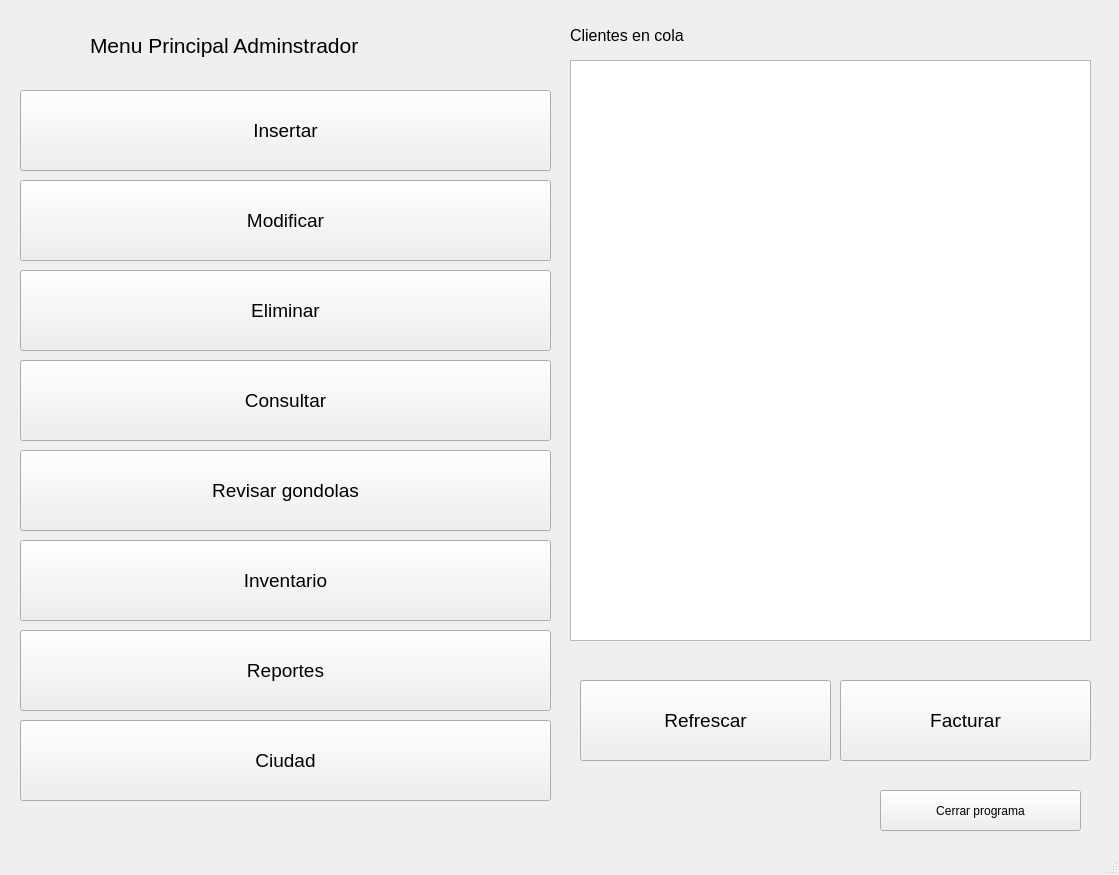
<?xml version="1.0" encoding="UTF-8"?>
<ui version="4.0">
 <class>AdminMainWindow</class>
 <widget class="QMainWindow" name="AdminMainWindow">
  <property name="geometry">
   <rect>
    <x>0</x>
    <y>0</y>
    <width>1119</width>
    <height>875</height>
   </rect>
  </property>
  <property name="windowTitle">
   <string>MainWindow</string>
  </property>
  <widget class="QWidget" name="centralwidget">
   <widget class="QPushButton" name="delete_2">
    <property name="geometry">
     <rect>
      <x>20</x>
      <y>270</y>
      <width>531</width>
      <height>81</height>
     </rect>
    </property>
    <property name="font">
     <font>
      <pointsize>14</pointsize>
     </font>
    </property>
    <property name="text">
     <string>Eliminar</string>
    </property>
   </widget>
   <widget class="QPushButton" name="modify">
    <property name="geometry">
     <rect>
      <x>20</x>
      <y>180</y>
      <width>531</width>
      <height>81</height>
     </rect>
    </property>
    <property name="font">
     <font>
      <pointsize>14</pointsize>
     </font>
    </property>
    <property name="text">
     <string>Modificar</string>
    </property>
   </widget>
   <widget class="QPushButton" name="insert">
    <property name="geometry">
     <rect>
      <x>20</x>
      <y>90</y>
      <width>531</width>
      <height>81</height>
     </rect>
    </property>
    <property name="font">
     <font>
      <pointsize>14</pointsize>
     </font>
    </property>
    <property name="text">
     <string>Insertar</string>
    </property>
   </widget>
   <widget class="QPushButton" name="check">
    <property name="geometry">
     <rect>
      <x>20</x>
      <y>450</y>
      <width>531</width>
      <height>81</height>
     </rect>
    </property>
    <property name="font">
     <font>
      <pointsize>14</pointsize>
     </font>
    </property>
    <property name="text">
     <string>Revisar gondolas</string>
    </property>
   </widget>
   <widget class="QPushButton" name="stock">
    <property name="geometry">
     <rect>
      <x>20</x>
      <y>540</y>
      <width>531</width>
      <height>81</height>
     </rect>
    </property>
    <property name="font">
     <font>
      <pointsize>14</pointsize>
     </font>
    </property>
    <property name="text">
     <string>Inventario</string>
    </property>
   </widget>
   <widget class="QPushButton" name="close">
    <property name="geometry">
     <rect>
      <x>880</x>
      <y>790</y>
      <width>201</width>
      <height>41</height>
     </rect>
    </property>
    <property name="text">
     <string>Cerrar programa</string>
    </property>
   </widget>
   <widget class="QPushButton" name="bill">
    <property name="geometry">
     <rect>
      <x>840</x>
      <y>680</y>
      <width>251</width>
      <height>81</height>
     </rect>
    </property>
    <property name="font">
     <font>
      <pointsize>14</pointsize>
     </font>
    </property>
    <property name="text">
     <string>Facturar</string>
    </property>
   </widget>
   <widget class="QPushButton" name="report">
    <property name="geometry">
     <rect>
      <x>20</x>
      <y>630</y>
      <width>531</width>
      <height>81</height>
     </rect>
    </property>
    <property name="font">
     <font>
      <pointsize>14</pointsize>
     </font>
    </property>
    <property name="text">
     <string>Reportes</string>
    </property>
   </widget>
   <widget class="QLabel" name="label">
    <property name="geometry">
     <rect>
      <x>90</x>
      <y>20</y>
      <width>461</width>
      <height>51</height>
     </rect>
    </property>
    <property name="font">
     <font>
      <family>Segoe UI</family>
      <pointsize>16</pointsize>
     </font>
    </property>
    <property name="text">
     <string>Menu Principal Adminstrador</string>
    </property>
   </widget>
   <widget class="QPushButton" name="query">
    <property name="geometry">
     <rect>
      <x>20</x>
      <y>360</y>
      <width>531</width>
      <height>81</height>
     </rect>
    </property>
    <property name="font">
     <font>
      <pointsize>14</pointsize>
     </font>
    </property>
    <property name="text">
     <string>Consultar</string>
    </property>
   </widget>
   <widget class="QPushButton" name="city">
    <property name="geometry">
     <rect>
      <x>20</x>
      <y>720</y>
      <width>531</width>
      <height>81</height>
     </rect>
    </property>
    <property name="font">
     <font>
      <pointsize>14</pointsize>
     </font>
    </property>
    <property name="text">
     <string>Ciudad</string>
    </property>
   </widget>
   <widget class="QLabel" name="label_2">
    <property name="geometry">
     <rect>
      <x>570</x>
      <y>20</y>
      <width>321</width>
      <height>31</height>
     </rect>
    </property>
    <property name="font">
     <font>
      <pointsize>12</pointsize>
     </font>
    </property>
    <property name="text">
     <string>Clientes en cola</string>
    </property>
   </widget>
   <widget class="QListWidget" name="queueClient">
    <property name="geometry">
     <rect>
      <x>570</x>
      <y>60</y>
      <width>521</width>
      <height>581</height>
     </rect>
    </property>
    <property name="font">
     <font>
      <pointsize>14</pointsize>
     </font>
    </property>
   </widget>
   <widget class="QPushButton" name="refresh">
    <property name="geometry">
     <rect>
      <x>580</x>
      <y>680</y>
      <width>251</width>
      <height>81</height>
     </rect>
    </property>
    <property name="font">
     <font>
      <pointsize>14</pointsize>
     </font>
    </property>
    <property name="text">
     <string>Refrescar</string>
    </property>
   </widget>
  </widget>
  <widget class="QMenuBar" name="menubar">
   <property name="geometry">
    <rect>
     <x>0</x>
     <y>0</y>
     <width>1119</width>
     <height>17</height>
    </rect>
   </property>
  </widget>
  <widget class="QStatusBar" name="statusbar"/>
 </widget>
 <resources/>
 <connections/>
</ui>
